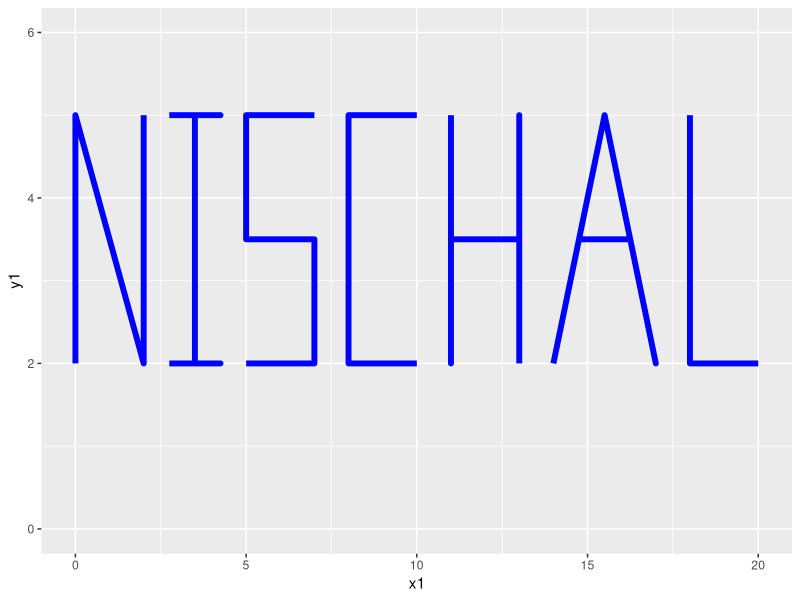

Here is the R script that generated this plot:
library(ggplot2)
N <- data.frame(x1 = c(0, 0, 2, 2), y1 = c(2, 5, 2, 5)) 
I <- data.frame(x2 = c(2.75, 4.25, 3.5, 3.5, 4.25, 2.75), y2 = c(5, 5, 5, 2, 2, 2)) 
S <- data.frame(x3 = c(7, 5, 5, 7, 7, 5), y3 = c(5, 5, 3.5, 3.5, 2, 2))
C <- data.frame(x4 = c(10, 8, 8, 10), y4 = c(5, 5, 2, 2))
H <- data.frame(x5 = c(11, 11, 11, 13, 13, 13), y5 = c(5, 2, 3.5, 3.5, 5, 2))
A <- data.frame(x6 = c(14, 15.5, 17, 16.25, 14.75), y6 = c(2, 5, 2, 3.5, 3.5))
L <- data.frame(x7 = c(18, 18, 20), y7 = c(5, 2, 2))

ggplot() + xlim(0, 20) + ylim(0, 6) + 
  geom_path(data = N, mapping = aes(x1, y1), size = 2, color = "blue") +
  geom_path(data = I, mapping = aes(x2, y2), size = 2, color = "blue") + 
  geom_path(data = S, mapping = aes(x3, y3), size = 2, color = "blue") +
  geom_path(data = C, mapping = aes(x4, y4), size = 2, color = "blue") +
  geom_path(data = H, mapping = aes(x5, y5), size = 2, color = "blue") + 
  geom_path(data = A, mapping = aes(x6, y6), size = 2, color = "blue") +
  geom_path(data = L, mapping = aes(x7, y7), size = 2, color = "blue")




